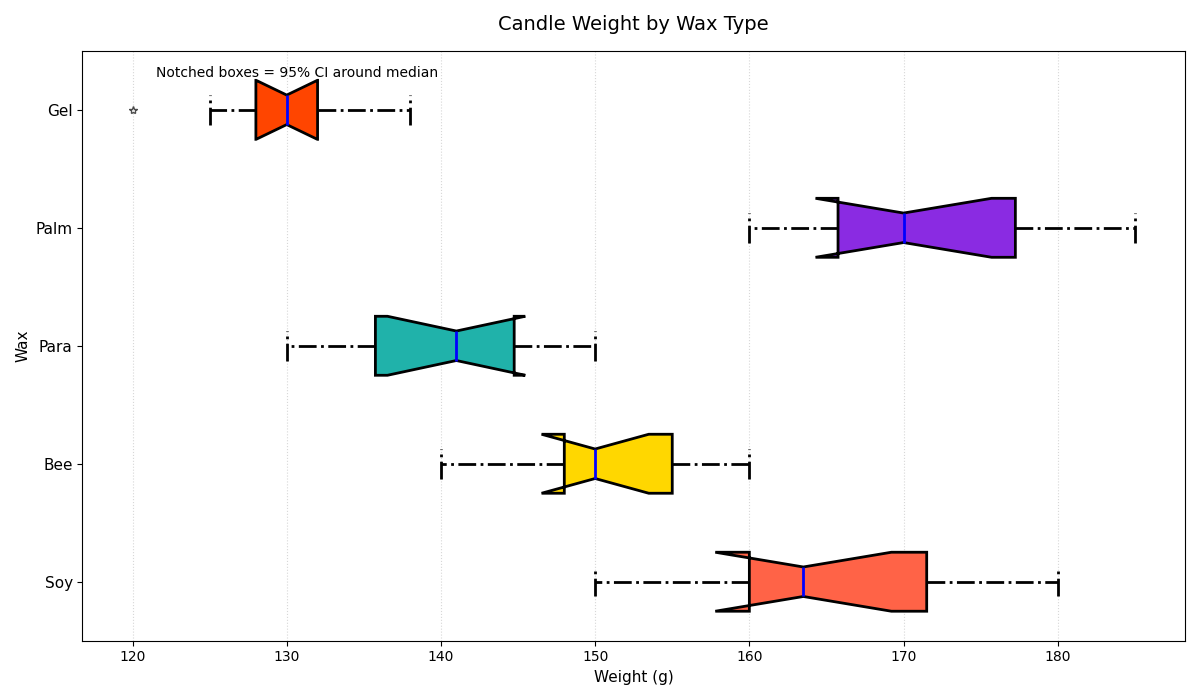

The Python source for this figure:
import matplotlib.pyplot as plt

wax_types = ['Soy', 'Bee', 'Para', 'Palm', 'Gel']

data = [
    [160, 150, 170, 155, 172, 162, 180, 165, 160, 175],
    [150, 140, 160, 145, 155, 148, 148, 158, 155, 150],
    [130, 142, 140, 138, 135, 150, 135, 145, 144, 148],
    [170, 180, 165, 178, 170, 160, 168, 175, 185, 165],
    [128, 135, 130, 132, 132, 120, 130, 125, 138, 128]
]

colors = ['#FF6347', '#FFD700', '#20B2AA', '#8A2BE2', '#FF4500']

fig, ax = plt.subplots(figsize=(12, 7))

bp = ax.boxplot(data, vert=False, patch_artist=True, notch=True,
                boxprops=dict(linewidth=2.0, linestyle='-.'),
                whiskerprops=dict(linewidth=2.0, linestyle='-.'),
                capprops=dict(linewidth=2.0, linestyle='-.'),
                medianprops=dict(color='blue', linewidth=2),
                flierprops=dict(marker='*', color='blue', alpha=0.7))

for patch, color in zip(bp['boxes'], colors):
    patch.set_facecolor(color)

ax.set_title('Candle Weight by Wax Type', fontsize=14, pad=15)
ax.set_xlabel('Weight (g)', fontsize=11)
ax.set_ylabel('Wax', fontsize=11)
ax.set_yticklabels(wax_types, fontsize=11)

ax.grid(axis='x', linestyle=':', alpha=0.5)

plt.figtext(0.13, 0.89, "Notched boxes = 95% CI around median", fontsize=10)

plt.tight_layout()
plt.show()
